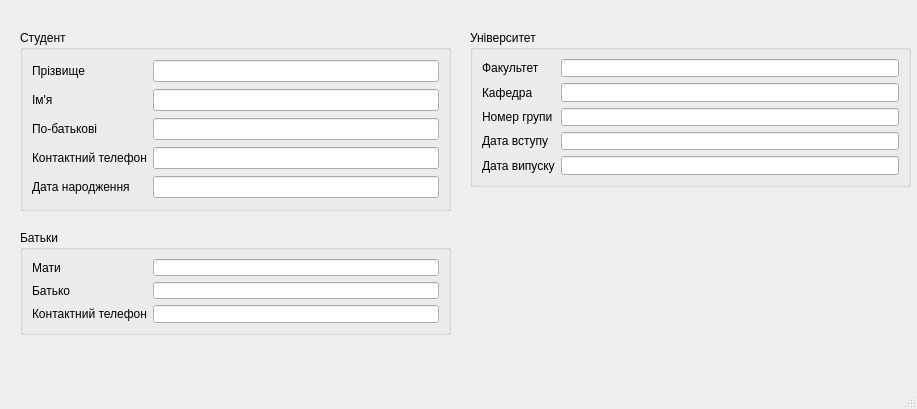
<?xml version="1.0" encoding="UTF-8"?>
<ui version="4.0">
 <class>InformationForm</class>
 <widget class="QMainWindow" name="InformationForm">
  <property name="geometry">
   <rect>
    <x>0</x>
    <y>0</y>
    <width>917</width>
    <height>409</height>
   </rect>
  </property>
  <property name="windowTitle">
   <string>MainWindow</string>
  </property>
  <widget class="QWidget" name="centralwidget">
   <widget class="QLabel" name="label">
    <property name="geometry">
     <rect>
      <x>130</x>
      <y>90</y>
      <width>291</width>
      <height>16</height>
     </rect>
    </property>
    <property name="text">
     <string/>
    </property>
   </widget>
   <widget class="QGroupBox" name="groupBox">
    <property name="geometry">
     <rect>
      <x>20</x>
      <y>30</y>
      <width>431</width>
      <height>181</height>
     </rect>
    </property>
    <property name="title">
     <string>Студент</string>
    </property>
    <layout class="QGridLayout" name="gridLayout">
     <item row="0" column="0">
      <widget class="QLabel" name="label_2">
       <property name="text">
        <string>Прізвище</string>
       </property>
      </widget>
     </item>
     <item row="0" column="1">
      <widget class="QLineEdit" name="namelineedit"/>
     </item>
     <item row="1" column="0">
      <widget class="QLabel" name="label_3">
       <property name="text">
        <string>Ім'я</string>
       </property>
      </widget>
     </item>
     <item row="1" column="1">
      <widget class="QLineEdit" name="firstnamelineedit"/>
     </item>
     <item row="2" column="0">
      <widget class="QLabel" name="label_4">
       <property name="text">
        <string>По-батькові</string>
       </property>
      </widget>
     </item>
     <item row="2" column="1">
      <widget class="QLineEdit" name="lastnamelineedit"/>
     </item>
     <item row="3" column="0">
      <widget class="QLabel" name="label_11">
       <property name="text">
        <string>Контактний телефон</string>
       </property>
      </widget>
     </item>
     <item row="3" column="1">
      <widget class="QLineEdit" name="studenttelephonelineedit"/>
     </item>
     <item row="4" column="0">
      <widget class="QLabel" name="label_8">
       <property name="text">
        <string>Дата народження</string>
       </property>
      </widget>
     </item>
     <item row="4" column="1">
      <widget class="QLineEdit" name="studentdateofbirdthlineedit"/>
     </item>
    </layout>
   </widget>
   <widget class="QGroupBox" name="groupBox_2">
    <property name="geometry">
     <rect>
      <x>470</x>
      <y>30</y>
      <width>441</width>
      <height>157</height>
     </rect>
    </property>
    <property name="title">
     <string>Університет</string>
    </property>
    <layout class="QFormLayout" name="formLayout_2">
     <item row="0" column="0">
      <widget class="QLabel" name="label_6">
       <property name="text">
        <string>Факультет</string>
       </property>
      </widget>
     </item>
     <item row="0" column="1">
      <widget class="QLineEdit" name="facultieslineedit"/>
     </item>
     <item row="1" column="0">
      <widget class="QLabel" name="label_7">
       <property name="text">
        <string>Кафедра</string>
       </property>
      </widget>
     </item>
     <item row="1" column="1">
      <widget class="QLineEdit" name="departmentfileedit"/>
     </item>
     <item row="2" column="0">
      <widget class="QLabel" name="label_5">
       <property name="text">
        <string>Номер групи</string>
       </property>
      </widget>
     </item>
     <item row="2" column="1">
      <widget class="QLineEdit" name="numberofgroup">
       <property name="alignment">
        <set>Qt::AlignCenter</set>
       </property>
      </widget>
     </item>
     <item row="3" column="0">
      <widget class="QLabel" name="label_9">
       <property name="text">
        <string>Дата вступу</string>
       </property>
      </widget>
     </item>
     <item row="4" column="0">
      <widget class="QLabel" name="label_10">
       <property name="text">
        <string>Дата випуску</string>
       </property>
      </widget>
     </item>
     <item row="3" column="1">
      <widget class="QLineEdit" name="Date_Of_Entry">
       <property name="enabled">
        <bool>true</bool>
       </property>
      </widget>
     </item>
     <item row="4" column="1">
      <widget class="QLineEdit" name="End_Date">
       <property name="enabled">
        <bool>true</bool>
       </property>
      </widget>
     </item>
    </layout>
   </widget>
   <widget class="QGroupBox" name="groupBox_3">
    <property name="geometry">
     <rect>
      <x>20</x>
      <y>230</y>
      <width>431</width>
      <height>105</height>
     </rect>
    </property>
    <property name="title">
     <string>Батьки</string>
    </property>
    <layout class="QFormLayout" name="formLayout">
     <item row="0" column="0">
      <widget class="QLabel" name="label_12">
       <property name="text">
        <string>Мати</string>
       </property>
      </widget>
     </item>
     <item row="0" column="1">
      <widget class="QLineEdit" name="mothernamelineedit"/>
     </item>
     <item row="1" column="0">
      <widget class="QLabel" name="label_13">
       <property name="text">
        <string>Батько</string>
       </property>
      </widget>
     </item>
     <item row="1" column="1">
      <widget class="QLineEdit" name="fathernalelineedit"/>
     </item>
     <item row="2" column="0">
      <widget class="QLabel" name="label_14">
       <property name="text">
        <string>Контактний телефон</string>
       </property>
      </widget>
     </item>
     <item row="2" column="1">
      <widget class="QLineEdit" name="parentsphonelineedit"/>
     </item>
    </layout>
   </widget>
  </widget>
  <widget class="QMenuBar" name="menubar">
   <property name="geometry">
    <rect>
     <x>0</x>
     <y>0</y>
     <width>917</width>
     <height>21</height>
    </rect>
   </property>
  </widget>
  <widget class="QStatusBar" name="statusbar"/>
 </widget>
 <resources/>
 <connections/>
</ui>
